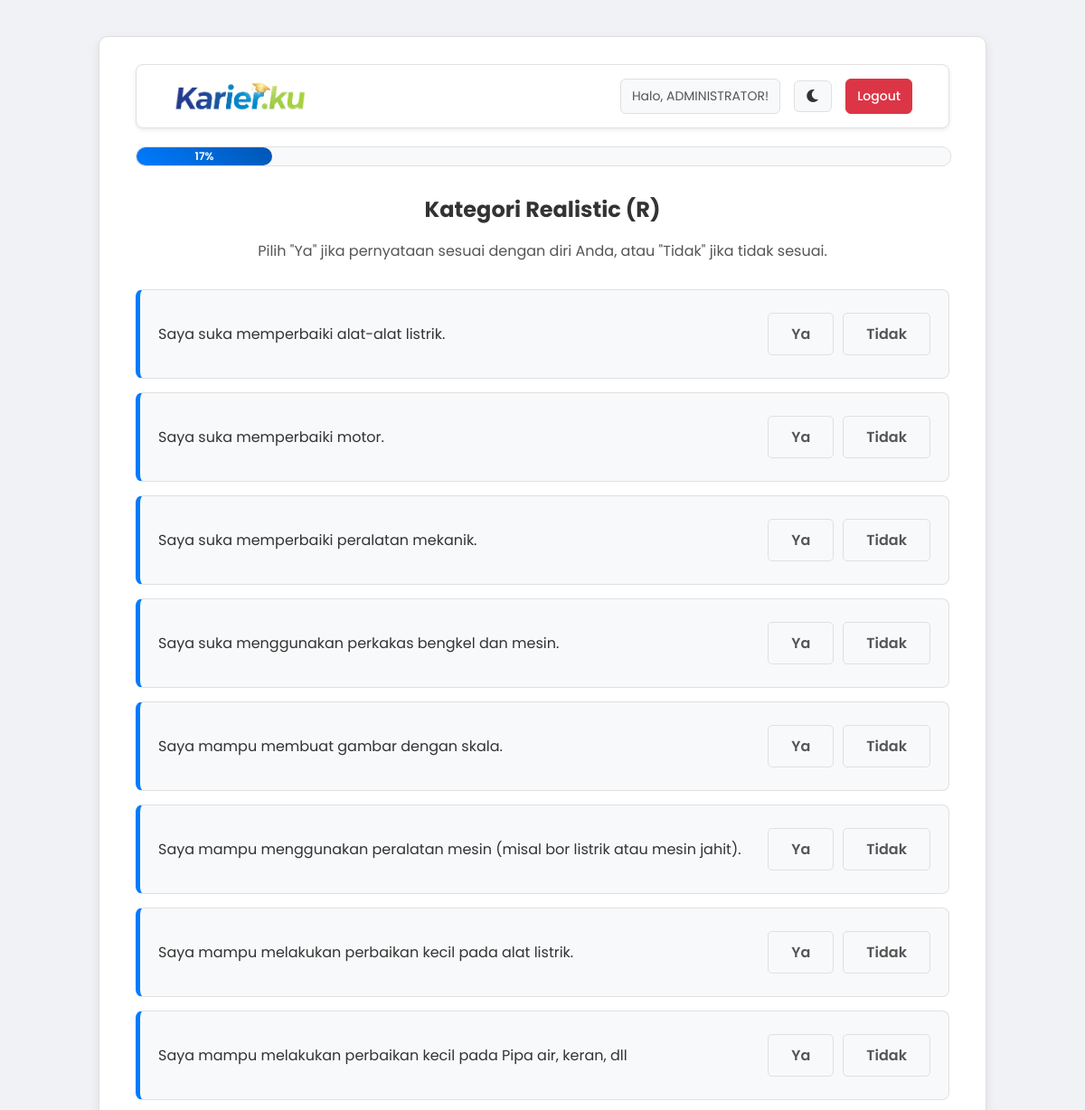
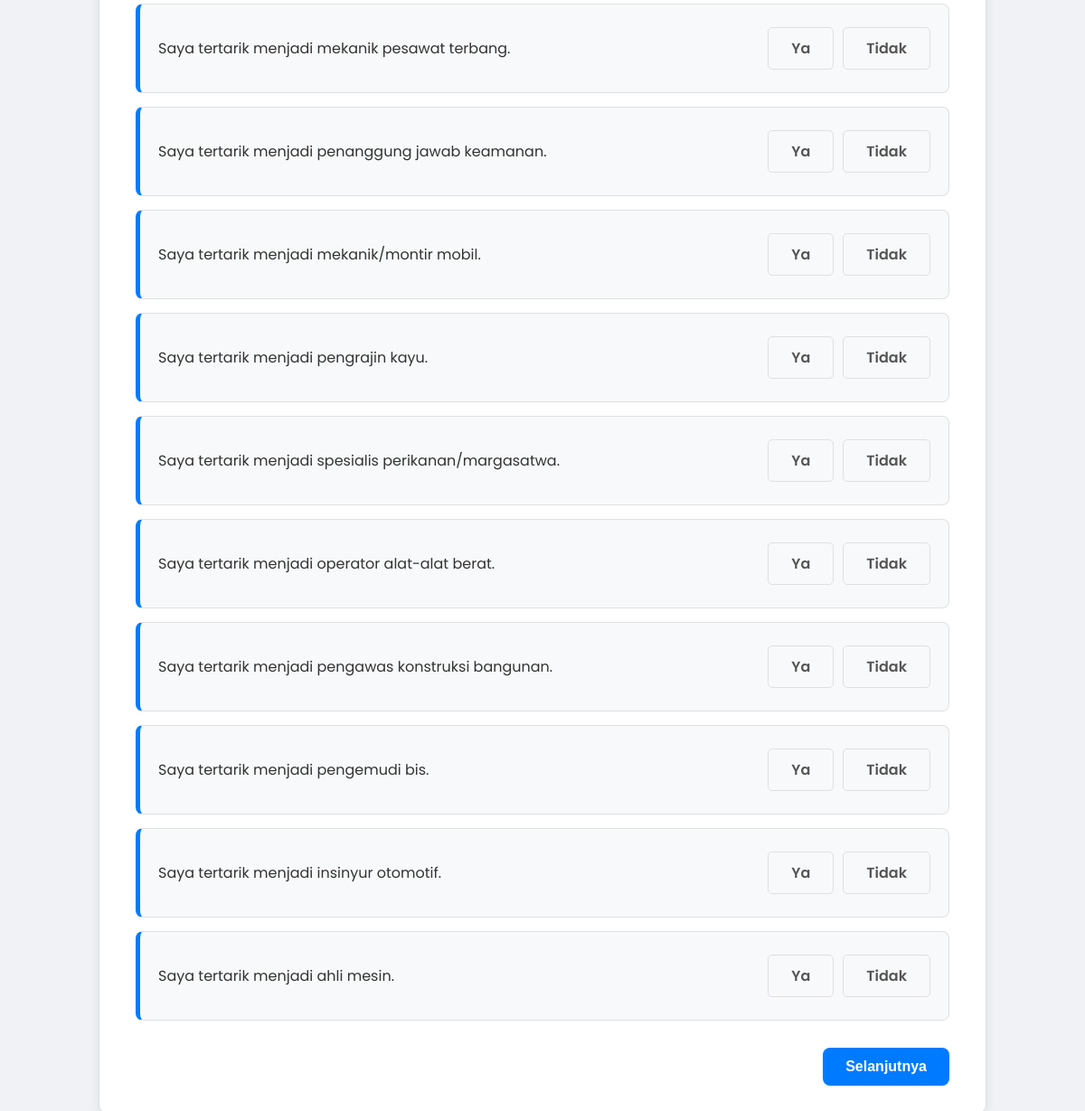
Page /kuis.php (signed in) on the committed database (2 pictures, top to bottom).
### tables this page shows
CREATE TABLE `tabel_pertanyaan` (
  `id` int(11) NOT NULL,
  `teks_pertanyaan` text NOT NULL,
  `kategori` varchar(1) NOT NULL COMMENT 'R, I, A, S, E, atau C'
);

### kuis.php (the view, shortened to what this page needs)
<?php
include 'config.php';
$kategori_map = [
    'R' => 'Realistic', 'I' => 'Investigative', 'A' => 'Artistic',
    'S' => 'Social', 'E' => 'Enterprising', 'C' => 'Conventional'
];
$kategori_keys = array_keys($kategori_map);
$current_kategori_index = isset($_GET['page']) ? (int)$_GET['page'] : 0;
$current_kategori_kode = $kategori_keys[$current_kategori_index];
$sql = "SELECT id, teks_pertanyaan FROM tabel_pertanyaan WHERE kategori = ? ORDER BY id ASC";
$stmt = mysqli_prepare($conn, $sql);
mysqli_stmt_bind_param($stmt, "s", $current_kategori_kode);
mysqli_stmt_execute($stmt);
$result = mysqli_stmt_get_result($stmt);
$questions = mysqli_fetch_all($result, MYSQLI_ASSOC);
$progress = ($current_kategori_index + 1) / count($kategori_keys) * 100;
?>
<!DOCTYPE html>
<html lang="id">
<head>
    <link rel="stylesheet" href="css/style.css">
    <link rel="stylesheet" href="https://cdnjs.cloudflare.com/ajax/libs/font-awesome/6.0.0-beta3/css/all.min.css">
</head>
<body>
    <div class="wrapper">
        <nav class="navbar">
            <a href="dashboard.php" class="navbar-brand">
                <img src="img/logo-karierku.png" alt="Logo Karier.ku" class="logo-brand">
            </a>
            <div class="navbar-links">
                <span class="user-greeting">Halo, <?php echo htmlspecialchars($_SESSION['nama_lengkap']); ?>!</span>
                <button id="theme-toggle" class="btn-nav"><i class="fas fa-moon"></i></button>
                <a href="logout.php" class="btn-nav btn-logout-nav">Logout</a>
            </div>
        </nav>
        <div class="quiz-container">
            <div class="progress-container">
                <div class="progress-bar" style="width: <?php echo $progress; ?>%;"><?php echo round($progress); ?>%</div>
            </div>
            <div class="category-header">
                <h2>Kategori <?php echo $kategori_map[$current_kategori_kode]; ?> (<?php echo $current_kategori_kode; ?>)</h2>
                <p>Pilih "Ya" jika pernyataan sesuai dengan diri Anda, atau "Tidak" jika tidak sesuai.</p>
            </div>
            <form action="proses_kuis.php" method="POST">
                <?php foreach ($questions as $question): ?>
                    <div class="quiz-question-card">
                        <p class="question-text"><?php echo htmlspecialchars($question['teks_pertanyaan']); ?></p>
                        <div class="quiz-options">
                            <label for="q<?php echo $question['id']; ?>_yes" class="btn-yes">Ya</label>
                            <label for="q<?php echo $question['id']; ?>_no" class="btn-no">Tidak</label>
                        </div>
                    </div>
                <?php endforeach; ?>
                <div class="quiz-navigation">
                    <?php if ($current_kategori_index < count($kategori_keys) - 1): ?>
                        <button type="submit" name="action" value="next" class="btn-next">Selanjutnya</button>
                    <?php else: ?>
                        <button type="submit" name="action" value="finish" class="btn-finish">Selesai & Lihat Hasil</button>
                    <?php endif; ?>
                </div>
            </form>
        </div>
    </div>
</body>
</html>

### css/style.css (style rules this page uses)
:root { --bg-color: #f0f2f5; --wrapper-bg: #ffffff; --card-bg: #f8f9fa; --text-color: #333; --text-muted: #555; --border-color: #e0e0e0; --primary-color: #007BFF; --primary-hover: #0056b3; --danger-color: #dc3545; --danger-hover: #c82333; --shadow-color: rgba(0, 0, 0, 0.08); --transition: all 0.3s ease; }
body { font-family: 'Poppins', sans-serif; background-color: var(--bg-color); color: var(--text-color); margin: 0; padding: 20px; transition: var(--transition); }
.wrapper { max-width: 900px; margin: 20px auto; background-color: var(--wrapper-bg); padding: 30px 40px; border-radius: 10px; box-shadow: 0 4px 12px var(--shadow-color); border: 1px solid var(--border-color); transition: var(--transition); }
.navbar { background-color: var(--wrapper-bg); padding: 15px 40px; border-radius: 8px; box-shadow: 0 2px 5px var(--shadow-color); border: 1px solid var(--border-color); display: flex; justify-content: space-between; align-items: center; margin-bottom: 20px; transition: var(--transition); }
.navbar-brand { font-weight: 600; font-size: 20px; color: var(--text-color); text-decoration: none; display: flex; align-items: center; transition: var(--transition); }
.navbar-brand img { width: 30px; margin-right: 10px; }
.navbar-links { display: flex; align-items: center; gap: 15px; }
.navbar-links .user-greeting { padding: 8px 12px; background-color: var(--card-bg); border-radius: 6px; color: var(--text-muted); font-size: 14px; border: 1px solid var(--border-color); }
.navbar-links a, .navbar-links button { color: var(--text-color); text-decoration: none; font-weight: 500; }
.navbar-links .btn-nav { background-color: var(--card-bg); border: 1px solid var(--border-color); padding: 8px 12px; border-radius: 6px; transition: var(--transition); cursor: pointer; font-size: 14px; }
#theme-toggle i { font-size: 16px; }
.navbar-links a.btn-logout-nav { background-color: var(--danger-color); border-color: var(--danger-color); color: white; }
.navbar-brand img.logo-brand { width: 150px; height: auto; }
.navbar-links { flex-shrink: 0; }
.quiz-container { margin-top: 20px; }
.progress-container { width: 100%; background-color: var(--card-bg); border-radius: 10px; margin-bottom: 30px; border: 1px solid var(--border-color); }
.progress-bar { width: 0%; background: linear-gradient(45deg, var(--primary-color), var(--primary-hover)); height: 20px; border-radius: 10px; text-align: center; line-height: 20px; color: white; font-size: 12px; font-weight: 600; transition: width 0.5s ease; }
.category-header { text-align: center; margin-bottom: 30px; }
.category-header h2 { font-size: 24px; margin: 0; }
.category-header p { color: var(--text-muted); }
.quiz-question-card { background-color: var(--card-bg); border: 1px solid var(--border-color); border-left: 5px solid var(--primary-color); border-radius: 8px; padding: 20px; margin-bottom: 15px; display: flex; justify-content: space-between; align-items: center; }
.quiz-question-card .question-text { flex-grow: 1; margin-right: 15px; }
.quiz-options { display: flex; gap: 10px; flex-shrink: 0; }
.quiz-options label { padding: 10px 25px; border: 1px solid var(--border-color); border-radius: 5px; cursor: pointer; font-weight: 600; transition: var(--transition); }
.quiz-options label.btn-no { background-color: var(--card-bg); color: var(--text-muted); }
.quiz-options label.btn-yes { background-color: var(--card-bg); color: var(--text-muted); }
.quiz-navigation { display: flex; justify-content: space-between; align-items: center; margin-top: 30px; }
.quiz-navigation a, .quiz-navigation button { padding: 12px 25px; text-decoration: none; font-weight: 600; border-radius: 8px; border: none; cursor: pointer; font-size: 16px; }
.btn-next { background-color: var(--primary-color); color: white; }

### rows in the picture
tabel_pertanyaan: teks_pertanyaan "Saya suka memperbaiki alat-alat listrik."
tabel_pertanyaan: teks_pertanyaan "Saya suka memperbaiki motor."
tabel_pertanyaan: teks_pertanyaan "Saya suka memperbaiki peralatan mekanik."
tabel_pertanyaan: teks_pertanyaan "Saya suka menggunakan perkakas bengkel dan mesin."
tabel_pertanyaan: teks_pertanyaan "Saya mampu membuat gambar dengan skala."
tabel_pertanyaan: teks_pertanyaan "Saya mampu menggunakan peralatan mesin (misal bor listrik atau mesin jahit)."
tabel_pertanyaan: teks_pertanyaan "Saya mampu melakukan perbaikan kecil pada alat listrik."
tabel_pertanyaan: teks_pertanyaan "Saya mampu melakukan perbaikan kecil pada Pipa air, keran, dll"
tabel_pertanyaan: teks_pertanyaan "Saya tertarik menjadi mekanik pesawat terbang."
tabel_pertanyaan: teks_pertanyaan "Saya tertarik menjadi penanggung jawab keamanan."
tabel_pertanyaan: teks_pertanyaan "Saya tertarik menjadi mekanik/montir mobil."
tabel_pertanyaan: teks_pertanyaan "Saya tertarik menjadi pengrajin kayu."
tabel_pertanyaan: teks_pertanyaan "Saya tertarik menjadi spesialis perikanan/margasatwa."
tabel_pertanyaan: teks_pertanyaan "Saya tertarik menjadi operator alat-alat berat."
tabel_pertanyaan: teks_pertanyaan "Saya tertarik menjadi pengawas konstruksi bangunan."
tabel_pertanyaan: teks_pertanyaan "Saya tertarik menjadi pengemudi bis."
tabel_pertanyaan: teks_pertanyaan "Saya tertarik menjadi insinyur otomotif."
tabel_pertanyaan: teks_pertanyaan "Saya tertarik menjadi ahli mesin."

### other values in the picture
$_SESSION['nama_lengkap'] "ADMINISTRATOR"
$progress "17"
$kategori_map[$current_kategori_kode] "Realistic"
$current_kategori_kode "R"
